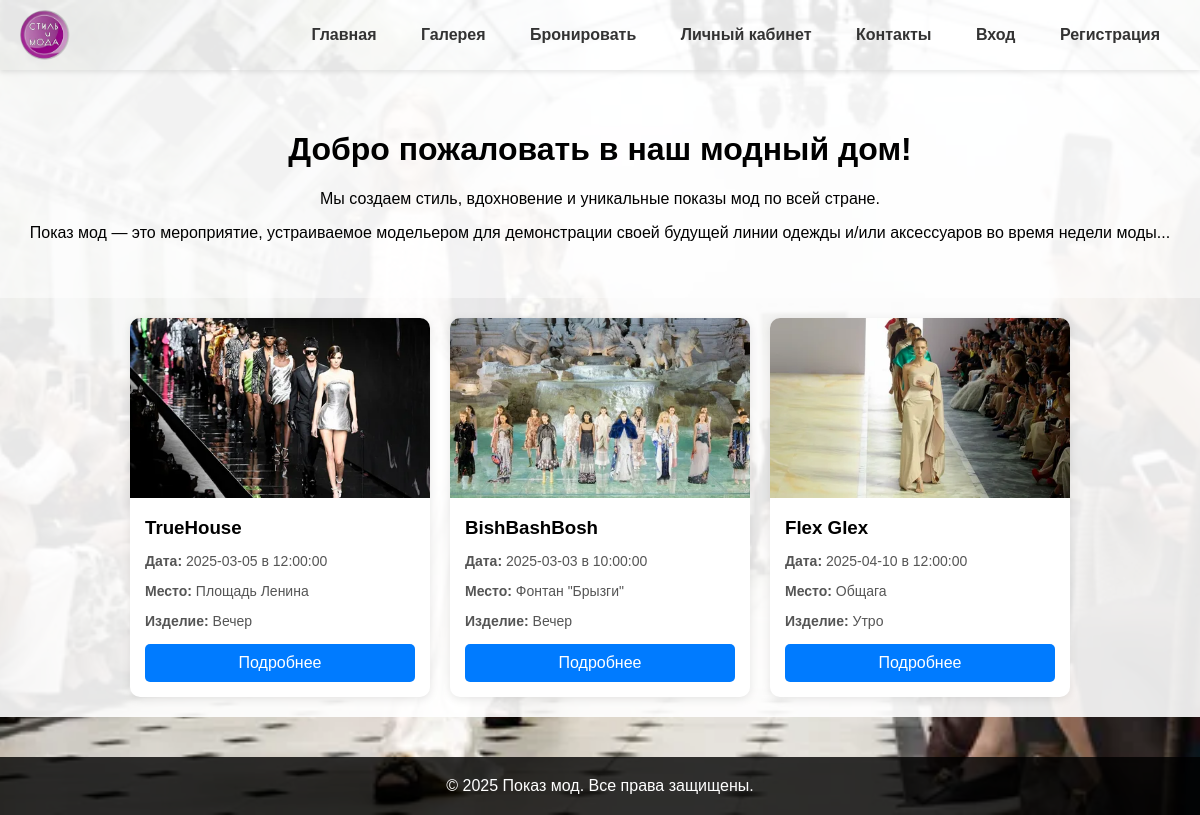
The page / on the database its author committed.
### tables this page shows
CREATE TABLE `pokaz` (
  `id_pokaz` int(11) NOT NULL,
  `nazvanie` text,
  `date` date DEFAULT NULL,
  `time` time DEFAULT NULL,
  `place` text,
  `image` text,
  `id_izdelia` int(11) NOT NULL,
  `id_sotrudnik` int(11) NOT NULL
);

CREATE TABLE `izdelie` (
  `id_izdelia` int(11) NOT NULL,
  `name` text,
  `price` int(11) DEFAULT NULL,
  `id_material` int(11) NOT NULL,
  `id_kotegory` int(11) NOT NULL
);

### index.php (the view, shortened to what this page needs)
<?php
require_once 'db.php';
$query = "
    SELECT p.*, i.name AS izdelie_name
    FROM pokaz p
    JOIN izdelie i ON p.id_izdelia = i.id_izdelia
";
$result = $conn->query($query);
?>
<!DOCTYPE html>
<html lang="ru">
<head>
  <link rel="stylesheet" href="style.css">
</head>
<body>
<header>
  <img src="logo.png" class="logo" alt="Логотип">
  <nav>
    <a href="index.php">Главная</a>
    <a href="gallery.php">Галерея</a>
    <a href="booking.php">Бронировать</a>
    <a href="profile.php">Личный кабинет</a>
    <a href="contacts.php">Контакты</a>
    <?php if (!isset($_SESSION['user'])): ?>
      <a href="login.php">Вход</a>
      <a href="register.php">Регистрация</a>
    <?php else: ?>
      <a href="logout.php">Выход</a>
    <?php endif; ?>
  </nav>
</header>
<div class="brand-description">
  <h1>Добро пожаловать в наш модный дом!</h1>
  <p>Мы создаем стиль, вдохновение и уникальные показы мод по всей стране.</p>
  <p>Показ мод — это мероприятие, устраиваемое модельером для демонстрации своей будущей линии одежды и/или аксессуаров во время недели моды...</p>
</div>
<div class="card-container">
  <?php if ($result->num_rows > 0): ?>
    <?php while($row = $result->fetch_assoc()): ?>
      <div class="card">
        <img src="<?= $row['image'] ?>" alt="Фото показа">
        <div class="card-body">
          <h3><?= htmlspecialchars($row['nazvanie']) ?></h3>
          <p><strong>Дата:</strong> <?= $row['date'] ?> в <?= $row['time'] ?></p>
          <p><strong>Место:</strong> <?= htmlspecialchars($row['place']) ?></p>
          <p><strong>Изделие:</strong> <?= htmlspecialchars($row['izdelie_name']) ?></p>
          <a href="booking.php" class="btn">Подробнее</a>
        </div>
      </div>
    <?php endwhile; ?>
  <?php else: ?>
    <p>Показов нет.</p>
  <?php endif; ?>
</div>
<footer>
  &copy; <?= date('Y') ?> Показ мод. Все права защищены.
</footer>
</body>
</html>

### style.css (style rules this page uses)
body { font-family: Arial, sans-serif; margin: 0; padding: 0; background: url('bg.jpg') no-repeat center center fixed; background-size: cover; }
header { background: rgba(255, 255, 255, 0.9); box-shadow: 0 2px 5px rgba(0,0,0,0.1); padding: 10px 20px; display: flex; justify-content: space-between; align-items: center; position: sticky; top: 0; z-index: 1000; }
.logo { height: 50px; width: 50px; border-radius: 50%; object-fit: cover; }
nav a { margin: 0 10px; text-decoration: none; color: #333; font-weight: bold; transition: color 0.3s, background-color 0.3s; padding: 6px 10px; border-radius: 5px; }
.brand-description { text-align: center; padding: 40px 20px; background: rgba(255, 255, 255, 0.95); margin: 0; }
.card-container { display: flex; flex-wrap: wrap; justify-content: center; padding: 20px; gap: 20px; background: rgba(255, 255, 255, 0.9); }
.card { background: white; width: 300px; border-radius: 10px; box-shadow: 0 2px 10px rgba(0,0,0,0.1); overflow: hidden; transition: transform 0.2s ease-in-out; }
.card img { width: 100%; height: 180px; object-fit: cover; }
.card-body { padding: 15px; }
.card-body h3 { margin: 0; }
.card-body p { color: #555; font-size: 14px; }
.card-body .btn { display: block; text-align: center; margin-top: 15px; padding: 10px; background: #007BFF; color: white; text-decoration: none; border-radius: 5px; transition: background 0.3s; }
footer { background: rgba(0, 0, 0, 0.8); color: white; text-align: center; padding: 20px; margin-top: 40px; }

### rows shown on the page
pokaz: image (picture), nazvanie "TrueHouse", date "2025-03-05", time "12:00:00", place "Площадь Ленина", id_izdelia.name "Вечер"
pokaz: image (picture), nazvanie "BishBashBosh", date "2025-03-03", time "10:00:00", place "Фонтан \"Брызги\"", id_izdelia.name "Вечер"
pokaz: image (picture), nazvanie "Flex Glex", date "2025-04-10", time "12:00:00", place "Общага", id_izdelia.name "Утро"
